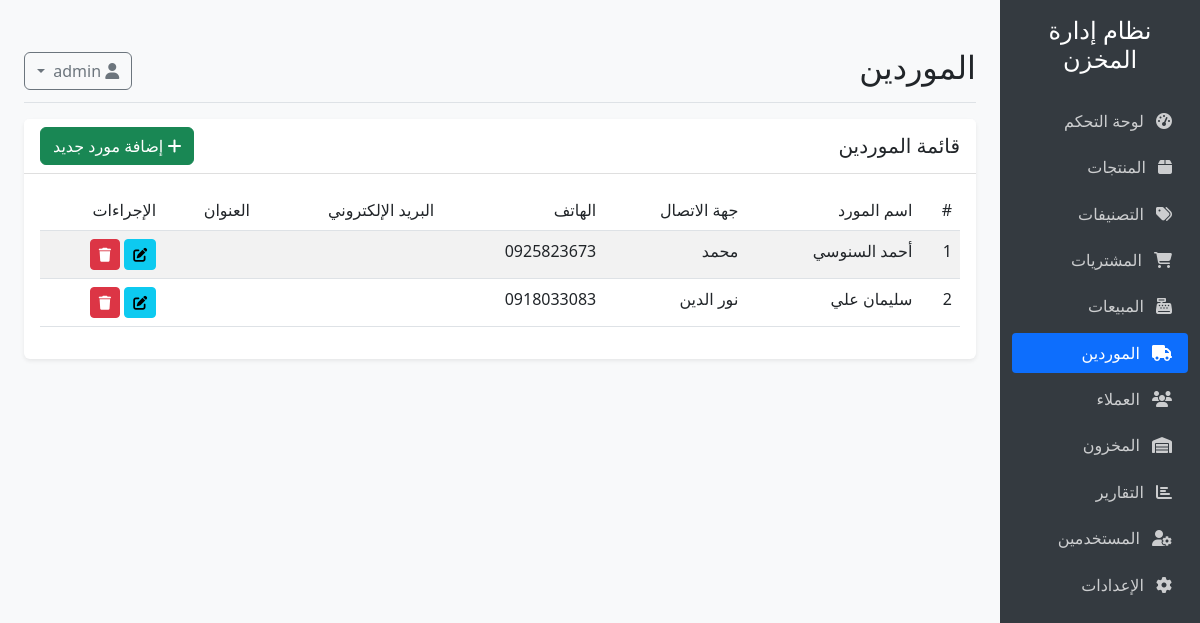
Screenshot of /suppliers (signed in) with the database file from the repository.
### models.py (models this page shows, shortened)
class Supplier(db.Model):
    __tablename__ = 'suppliers'
    id = db.Column(db.Integer, primary_key=True)
    name = db.Column(db.String(100), nullable=False)
    contact_person = db.Column(db.String(100), nullable=True)
    phone = db.Column(db.String(20), nullable=True)
    email = db.Column(db.String(120), nullable=True)
    address = db.Column(db.Text, nullable=True)
    notes = db.Column(db.Text, nullable=True)
    created_at = db.Column(db.DateTime, default=datetime.utcnow)
    purchases = db.relationship('Purchase', backref='supplier', lazy=True)

### app.py (the view)
@app.route('/suppliers')
@login_required
def suppliers():
    suppliers = Supplier.query.all()
    return render_template('suppliers/index.html', suppliers=suppliers)

### app.py (called while the page is built)
@login_manager.user_loader
def load_user(user_id):
    return User.query.get(int(user_id))

### templates/suppliers/index.html (shortened to what this page needs)
{% extends "base.html" %}
{% block header %}الموردين{% endblock %}
{% block content %}
<div class="card">
    <div class="card-header d-flex justify-content-between align-items-center">
        <h5 class="mb-0">قائمة الموردين</h5>
        <a href="{{ url_for('add_supplier') }}" class="btn btn-success">
            <i class="fas fa-plus"></i> إضافة مورد جديد
        </a>
    </div>
    <div class="card-body">
        <div class="table-responsive">
            <table class="table table-striped table-hover">
                <thead>
                    <tr>
                        <th>#</th>
                        <th>اسم المورد</th>
                        <th>جهة الاتصال</th>
                        <th>الهاتف</th>
                        <th>البريد الإلكتروني</th>
                        <th>العنوان</th>
                        <th>الإجراءات</th>
                    </tr>
                </thead>
                <tbody>
                    {% for supplier in suppliers %}
                    <tr>
                        <td>{{ supplier.id }}</td>
                        <td>{{ supplier.name }}</td>
                        <td>{{ supplier.contact_person }}</td>
                        <td>{{ supplier.phone }}</td>
                        <td>{{ supplier.email }}</td>
                        <td>{{ supplier.address }}</td>
                        <td>
                            <a href="{{ url_for('edit_supplier', id=supplier.id) }}" class="btn btn-sm btn-info">
                                <i class="fas fa-edit"></i>
                            </a>
                            <button type="button" class="btn btn-sm btn-danger" data-bs-toggle="modal" data-bs-target="#deleteModal{{ supplier.id }}">
                                <i class="fas fa-trash"></i>
                            </button>
                        </td>
                    </tr>
                    {% endfor %}
                </tbody>
            </table>
        </div>
    </div>
</div>
{% endblock %}

### templates/base.html (style rules this page uses)
body { font-family: 'Segoe UI', Tahoma, Geneva, Verdana, sans-serif; background-color: #f8f9fa; }
.card { margin-bottom: 1.5rem; border: none; box-shadow: 0 0.125rem 0.25rem rgba(0, 0, 0, 0.075); }
.card-header { background-color: #fff; border-bottom: 1px solid rgba(0, 0, 0, 0.125); font-weight: 500; }
.table th { font-weight: 500; }

### rows the page displays
Supplier: id "1", name "أحمد السنوسي", contact_person "محمد", phone "0925823673"
Supplier: id "2", name "سليمان علي", contact_person "نور الدين", phone "0918033083"
